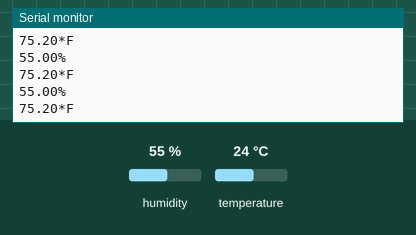
This sketch was run on a simulated Arduino Uno, built with avr-gcc and run on an emulated ATmega328P. On the bench: the last lines printed to the serial monitor. Inputs (shaded band) come from the test bench; at power-on: humidity 55 %, temperature 24 °C.

Above: at 3.8 s.
3.9 s: humidity set to 22 %
At 6.6 s:
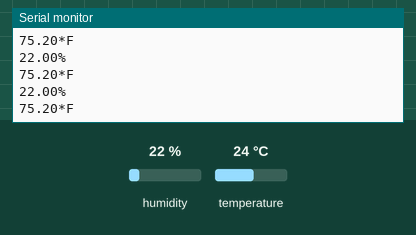
6.8 s: temperature set to 12 °C
At 8.5 s:
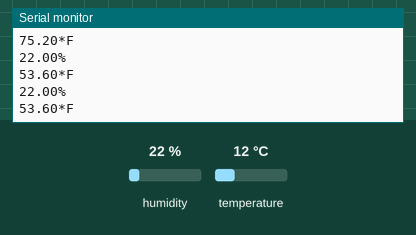
9.7 s: humidity set to 40 %
At 12.0 s:
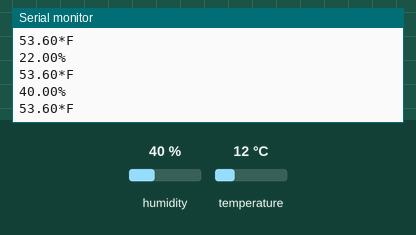
Timing chart, 0 to 13.5 s (numbered marks = the images above; inputs shaded):
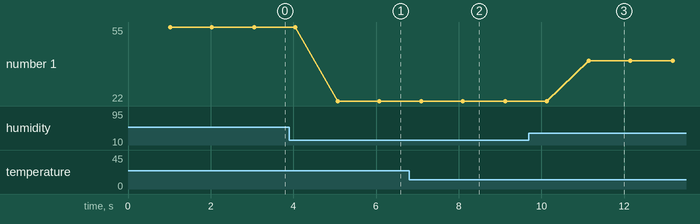

Measured:
- after the input at 3.9 s, the serial monitor: prints a new line after 1.2 s (image 1)
- after the input at 6.8 s, the serial monitor: prints a new line after 0.31 s (image 2)
- after the input at 9.7 s, the serial monitor: prints a new line after 1.4 s (image 3)
- plotted number 1: 55 → 22 after the input at 3.9 s, 22 → 40 after the input at 9.7 s

The sketch:

Final_project_code.ino
```cpp
#include "DHT.h"
#define DHTPIN 6
// Uncomment whatever type you're using!
#define DHTTYPE DHT11   // DHT 11
//#define DHTTYPE DHT22   // DHT 22  (AM2302)
//#define DHTTYPE DHT21   // DHT 21 (AM2301)

DHT dht(DHTPIN, DHTTYPE);
void setup() {
  Serial.begin(9600);
  Serial.println("Temperature & Humidity check ");
  dht.begin();
}

void loop() {
 delay(1000);
  float h = dht.readHumidity();
   //float t = dht.readTemperature();
   float f = dht.readTemperature(true);
   // Checks if any readibng fails and exit early (to try again).
   if (isnan(h) || isnan(f)) {
    Serial.println("Failed to get any Data!");
    return;
    }
  Serial.print(h);
  Serial.print("%");
  Serial.println( );
  Serial.print(f);
  Serial.print("*F");
  Serial.println( );
}
```
